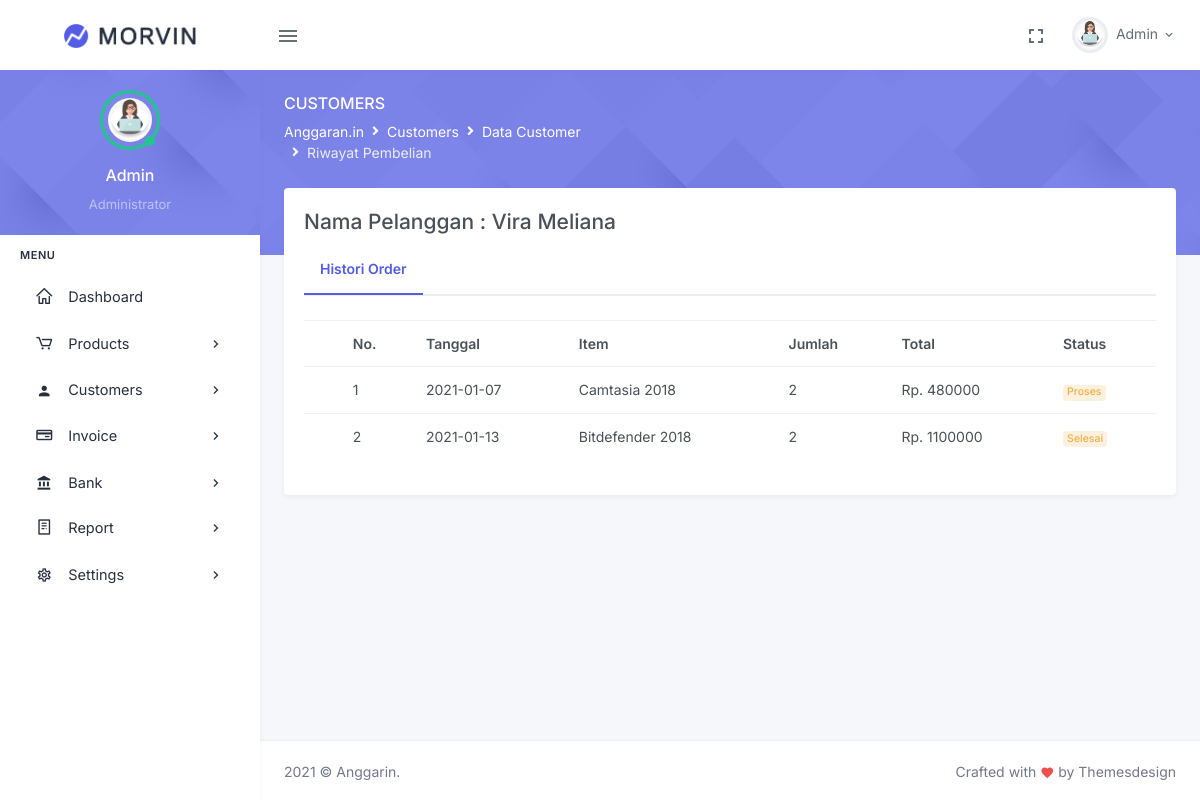
Page /customer/histori/1 on the committed database.
### tables this page shows
CREATE TABLE IF NOT EXISTS `customer` (
  `id_customer` int(11) NOT NULL AUTO_INCREMENT,
  `nama_customer` varchar(100) NOT NULL,
  `email_customer` varchar(50) NOT NULL,
  `telp_customer` varchar(50) NOT NULL,
  `keterangan_order` varchar(50) NOT NULL,
  `tanggal_bergabung` date NOT NULL,
  PRIMARY KEY (`id_customer`)
);

CREATE TABLE IF NOT EXISTS `orders` (
  `id_order` int(50) NOT NULL AUTO_INCREMENT,
  `id_customer` int(11) NOT NULL,
  `id_produk` int(11) NOT NULL,
  `tanggal_order` date NOT NULL,
  `jumlah_order` int(11) NOT NULL,
  `status_order` varchar(50) NOT NULL,
  PRIMARY KEY (`id_order`),
  KEY `FK_CustOrder` (`id_customer`),
  KEY `orders_ibfk_1` (`id_produk`)
);

CREATE TABLE IF NOT EXISTS `produk` (
  `id_produk` int(11) NOT NULL AUTO_INCREMENT,
  `supplier` varchar(150) NOT NULL,
  `kategori` varchar(150) NOT NULL,
  `nama_produk` varchar(100) NOT NULL,
  `harga_beli` int(11) NOT NULL,
  `harga_jual` int(11) NOT NULL,
  `jumlah_produk` int(11) NOT NULL,
  `deskripsi_produk` text NOT NULL,
  `status_produk` varchar(255) NOT NULL,
  `gambar_produk` varchar(255) DEFAULT NULL,
  PRIMARY KEY (`id_produk`)
);

### application/controllers/customer.php (called while the page is built, shortened)
<?php
class customer extends CI_Controller {
    public function __construct(){
        $this->load->model('customer_model');
        $this->load->library('form_validation');
    }
    public function histori($id_customer){
        $data['title']='Data Histori Customer';
        $data['customer']=$this->customer_model->getCustomerByID($id_customer);
        $data['histori']=$this->customer_model->getHistoriCustomer($id_customer);
        $this->load->view('template/header', $data);
        $this->load->view('customer/histori');
        $this->load->view('template/footer');
    }
}
?>

### index.php (called while the page is built, shortened)
<?php
require_once BASEPATH.'core/CodeIgniter.php';

### application/models/customer_model.php (called while the page is built, shortened)
<?php
class customer_model extends CI_Model{
    public function getCustomerByID($id){
        $query = $this->db->get_where('customer', ['id_customer' =>$id]);
        return $query->row_array();
    }
    public function getHistoriCustomer($id_customer){
        $sql = "SELECT o.tanggal_order, p.nama_produk, o.jumlah_order, (p.harga_jual * jumlah_order) as total_order, o.status_order FROM orders AS o JOIN customer AS c ON o.id_customer = c.id_customer JOIN produk AS p ON p.id_produk = o.id_produk WHERE o.id_customer = $id_customer";
        $result = $this->db->query($sql);
        return $result->result_array();
    }
}
?>

### application/views/customer/histori.php (the view)
<div class="main-content">
    <div class="page-content">
        <div class="page-title-box">
            <div class="container-fluid">
                <div class="row align-items-center">
                    <div class="col-sm-6">
                        <div class="page-title">
                            <h4>Customers</h4>
                                <ol class="breadcrumb m-0">
                                    <li class="breadcrumb-item"><a href="javascript: void(0);">Anggaran.in</a></li>
                                    <li class="breadcrumb-item"><a href="javascript: void(0);">Customers</a></li>
                                    <li class="breadcrumb-item"><a href="javascript: void(0);">Data Customer</a></li>
                                    <li class="breadcrumb-item active">Riwayat Pembelian</li>
                                </ol>
                        </div>
                    </div>
                </div>
            </div>
            </div>
        <div class="container-fluid">
            <div class="page-content-wrapper">
                <div class="row">
                    <div class="col-lg-12">
                        <div class="card">
                            <div class="card-body  pt-0">
                                <br>
                                <h4>Nama Pelanggan : <?php echo $customer['nama_customer']; ?></h4>
                                <ul class="nav nav-tabs nav-tabs-custom mb-4">
                                    <li class="nav-item">
                                        <a class="nav-link fw-bold p-3 active" href="#">Histori Order</a>
                                    </li>
                                </ul>
                                <div class="table">
                                    <table class="table table-centered datatable dt-responsive nowrap " style="border-collapse: collapse; border-spacing: 0; width: 100%;">
                                        <thead class="thead-light">
                                            <tr>
                                                <th></th>
                                                <th>No.</th>
                                                <th>Tanggal</th>
                                                <th>Item</th>
                                                <th>Jumlah</th>
                                                <th>Total</th>
                                                <th>Status</th>
                                            </tr>
                                        </thead>
                                        <tbody>
                                            <?php $no=1;
                                            foreach($histori as $customer): ?>
                                            <tr>
                                                <td></td>
                                                <td><?= $no++?></td>
                                                <td><?= $customer['tanggal_order'];?></td>
                                                <td><?= $customer['nama_produk'];?></td>
                                                <td><?= $customer['jumlah_order'];?></td>
                                                <td>Rp. <?= $customer['total_order'];?></td>
                                                <td>
                                                    <div class=" badge badge-soft-warning"><?= $customer['status_order'];?></div>
                                                </td>
                                            </tr>
                                            <?php endforeach; ?>
                                        </tbody>
                                    </table>
                                </div>
                            </div>
                        </div>
                    </div>
                </div>
            </div>
        </div>
    </div>

### rows in the picture
customer: nama_customer "Vira Meliana"
orders: tanggal_order "2021-01-07", id_produk.nama_produk "Camtasia 2018", jumlah_order "2", total_order "480000", status_order "Proses"
orders: tanggal_order "2021-01-13", id_produk.nama_produk "Bitdefender 2018", jumlah_order "2", total_order "1100000", status_order "Selesai"
